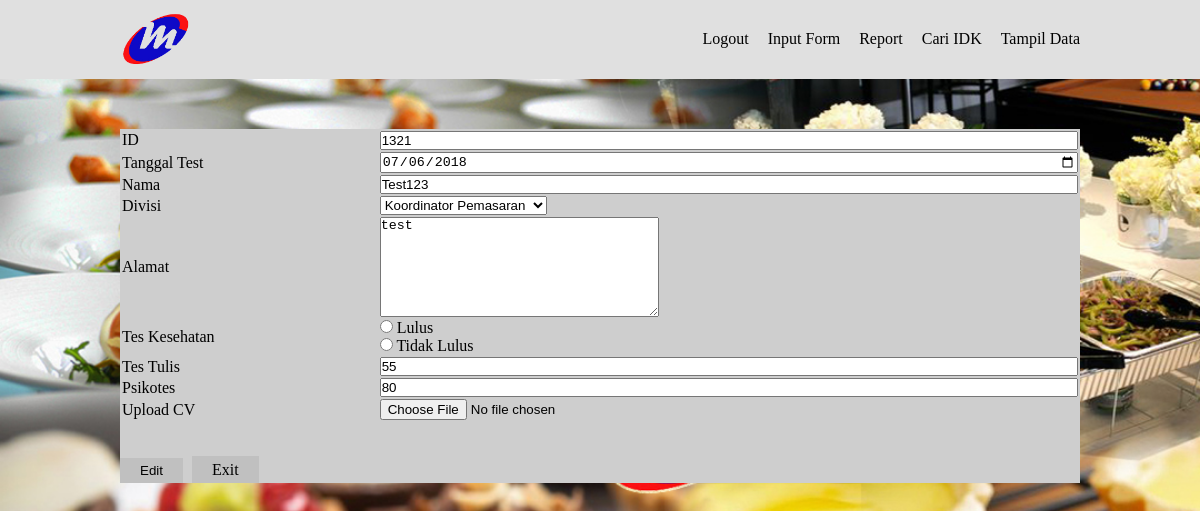
/index.php?page=edit&id=1321 (signed in), run on the app's committed database.
### tables this page shows
CREATE TABLE `calonkaryawan` (
  `id` int(11) NOT NULL,
  `tgl_tes` varchar(32) NOT NULL,
  `nama` varchar(64) NOT NULL,
  `divisi` enum('Koordinator Pemasaran','Koordinator Operasional','Koordinator Keuangan') NOT NULL,
  `alamat` varchar(128) NOT NULL,
  `tes_kesehatan` enum('Lulus','Tidak Lulus') NOT NULL,
  `psikotes` int(2) NOT NULL,
  `tes_tertulis` int(2) NOT NULL,
  `hasil_akhir` enum('Lulus','Tidak Lulus') NOT NULL,
  `cv` varchar(64) NOT NULL,
  `created_by` varchar(64) NOT NULL,
  `edited_by` varchar(64) NOT NULL
);

### module/edit.php (the view, shortened to what this page needs)
<?php
	if(!isset($_SESSION['id'])){
		include('module/home.php');
	}else{
		$id=$_GET['id'];
		$query="SELECT * FROM calonkaryawan WHERE id='$id'";
		$data=mysql_query($query);
		if($data){
			$datarow=mysql_fetch_array($data);
?>
  <div class="container" style="margin-top: 50px;background: #cecece !important;">
    <form class="" action="function/data_action.php" method="post" enctype="multipart/form-data">
      <table border="0" width="100%">
        <tr>
          <td>ID</td>
          <td><input class="form-input" type="text" name="id" value="<?php echo($datarow['id']) ?>" required></td>
        </tr>
        <tr>
          <td>Tanggal Test</td>
          <td><input class="form-input" type="date" name="tanggal" value="<?php echo($datarow['tgl_tes']) ?>" required></td>
        </tr>
        <tr>
          <td>Nama</td>
          <td><input class="form-input" type="text" name="nama" value="<?php echo($datarow['nama']) ?>" required></td>
        </tr>
        <tr>
          <td>Divisi</td>
          <td>
            <select name="divisi">
              <option>Koordinator Pemasaran</option>
            </select>
          </td>
        </tr>
        <tr>
          <td>Alamat</td>
          <td>
            <textarea style="width: 40%; height: 100px;" name="alamat"><?php echo($datarow['alamat']) ?></textarea>
          </td>
        </tr>
        <tr>
          <td>Tes Kesehatan</td>
          <td>
            <input type="radio" name="kesehatan" value="lulus"> Lulus<br>
            <input type="radio" name="kesehatan" value="tidak lulus"> Tidak Lulus
          </td>
        </tr>
        <tr>
         <td>Tes Tulis</td>
          <td><input class="form-input" type="text" name="tes_tulis" value="<?php echo($datarow['tes_tertulis']) ?>" required></td>
        </tr>
        <tr>
          <td>Psikotes</td>
          <td><input class="form-input" type="text" name="psikotes" value="<?php echo($datarow['psikotes']) ?>" required></td>
        </tr>
        <tr>
          <td>Upload CV</td>
          <td><input class="form-input" type="file" name="cv"></td>
        </tr>
      </table><br><br>
      <input class="button" type="submit" name="submit" value="Edit">
      <a class="button" href="index.php?page=data">Exit</a>
    </form>
  </div>
<?php
		}else{
			echo('Invalid ID');
		}
	}
?>

### assets/css/style.css (style rules this page uses)
.button { padding: 5px 20px; background-color: silver; border: none; color: black; text-decoration: none; margin: 0 5px 0 0; }
.form-input { width: 100%; }

### assets/css/base.css (style rules this page uses)
* { margin: 0; padding: 0; }
body { background-image: url('../img/banner.jpg'); background-repeat: no-repeat; object-fit: cover; background-size: cover; position: relative; }
.container { width: 960px; margin-left: auto; margin-right: auto; }

### data on the page
calonkaryawan: id "1321", tanggal "07/06/2018", nama "Test123", alamat "test", tes_tulis "55", psikotes "80"
